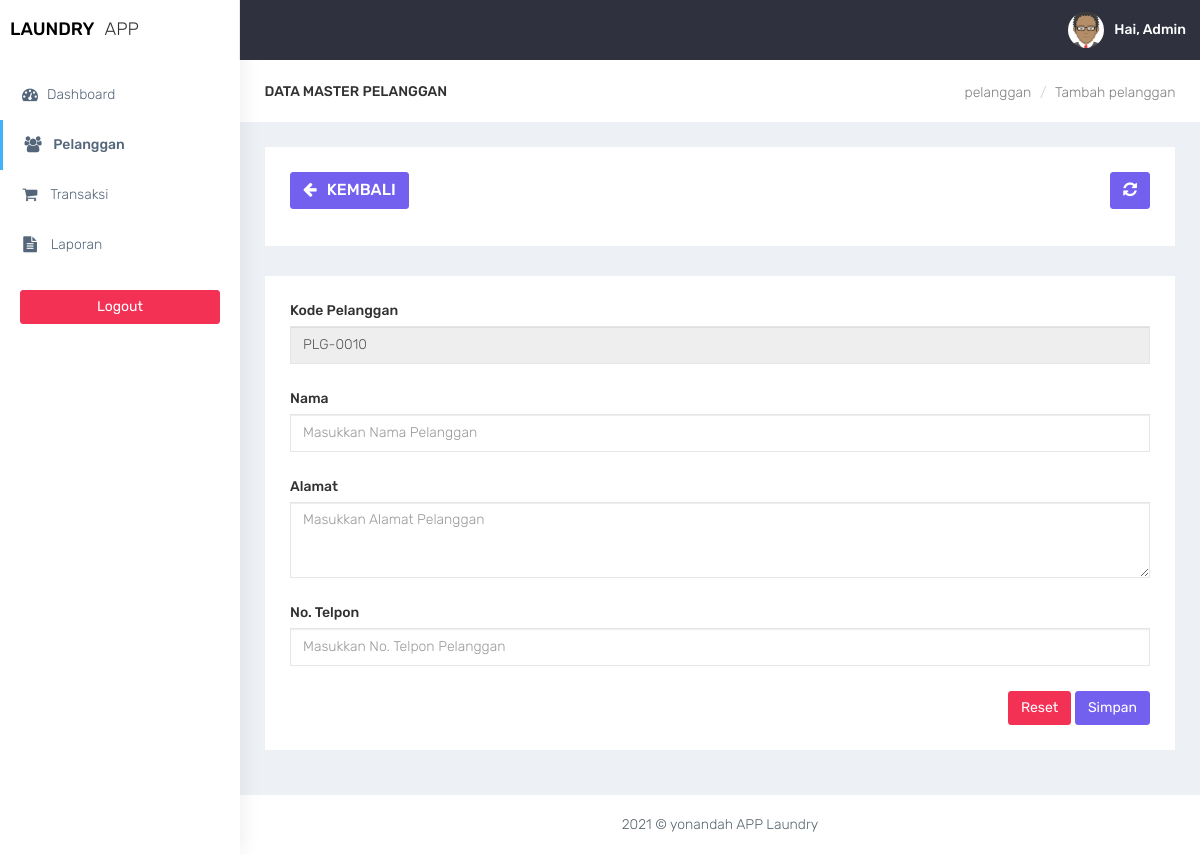
Page /pelanggan_tambahk.php (signed in) on the committed database.
### tables this page shows
CREATE TABLE `tb_user` (
  `id` int(11) NOT NULL,
  `username` varchar(100) NOT NULL,
  `nama_user` varchar(255) NOT NULL,
  `password` varchar(100) NOT NULL,
  `id_outlet` varchar(20) NOT NULL,
  `level` varchar(30) NOT NULL,
  `foto` varchar(255) NOT NULL
);

CREATE TABLE `tb_pelanggan` (
  `kode_pelanggan` varchar(10) NOT NULL,
  `nama` varchar(255) NOT NULL,
  `alamat` text NOT NULL,
  `telpon` varchar(20) NOT NULL
);

### pelanggan_tambahk.php (the view, shortened to what this page needs)
<?php
$title = 'pelanggan';
require 'koneksi.php';
$sql = $koneksi->query("select kode_pelanggan from tb_pelanggan order by kode_pelanggan desc");
$data = $sql->fetch_assoc();
$kode_pelanggan = $data['kode_pelanggan'];
$urut = substr($kode_pelanggan, 4, 4);
$tambah = (int) $urut + 1;
if (strlen($tambah) == 1) {
    $format = "PLG-" . "000" . $tambah;
} elseif (strlen($tambah) == 2) {
    $format = "PLG-" . "00" . $tambah;
} elseif (strlen($tambah) == 3) {
    $format = "PLG-" . "0" . $tambah;
} else {
    $format = "PLG-" . $tambah;
}
require 'layout_header_kasir.php';
?>
<div class="container-fluid">
    <div class="row bg-title">
        <div class="col-lg-3 col-md-4 col-sm-4 col-xs-12">
            <h4 class="page-title">Data Master pelanggan</h4>
        </div>
        <div class="col-lg-9 col-sm-8 col-md-8 col-xs-12">
            <ol class="breadcrumb">
                <li><a href="pelanggan.php">pelanggan</a></li>
                <li><a href="#">Tambah pelanggan</a></li>
            </ol>
        </div>
    </div>
    <div class="row">
        <div class="col-md-12 col-lg-12 col-sm-12 col-xs-12">
            <div class="white-box">
                <div class="row">
                    <div class="col-md-6">
                        <a href="javascript:void(0)" onclick="window.history.back();" class="btn btn-primary box-title"><i class="fa fa-arrow-left fa-fw"></i> Kembali</a>
                    </div>
                    <div class="col-md-6 text-right">
                        <button id="btn-refresh" class="btn btn-primary box-title text-right" title="Refresh Data"><i class="fa fa-refresh" id="ic-refresh"></i></button>
                    </div>
                </div>
            </div>
        </div>
    </div>
    <div class="row">
        <div class="col-md-12 col-lg-12 col-sm-12 col-xs-12">
            <div class="white-box">
                <form method="POST">
                <div class="form-group">
                        <label>Kode Pelanggan</label>
                        <input type="text" class="form-control" name="kode" value="<?php echo $format; ?>" readonly placeholder="Masukkan Kode Pelanggan">
                    </div>
                    <div class="form-group">
                        <label>Nama</label>
                        <input type="text" class="form-control" name="nama" placeholder="Masukkan Nama Pelanggan">
                    </div>
                    <div class="form-group">
                        <label>Alamat</label>
                        <textarea class="form-control" rows="3" name="alamat" placeholder="Masukkan Alamat Pelanggan"></textarea>
                    </div>
                    <div class="form-group">
                        <label>No. Telpon</label>
                        <input type="number" class="form-control" name="telpon" placeholder="Masukkan No. Telpon Pelanggan">
                    </div>
                    <div class="text-right">
                        <button type="reset" class="btn btn-danger">Reset</button>
                        <button type="submit" name="simpan" class="btn btn-primary">Simpan</button>
                    </div>
                </form>
            </div>
        </div>
    </div>
</div>
<?php
require 'layout_footer_kasir.php';
?>

### layout_header_kasir.php (shortened to what this page needs)
<!DOCTYPE html>
<html lang="en">
<head>
    <link href="assets/bootstrap/dist/css/bootstrap.min.css" rel="stylesheet">
    <link href="assets/plugins/bower_components/sidebar-nav/dist/sidebar-nav.min.css" rel="stylesheet">
    <link href="assets/plugins/bower_components/toast-master/css/jquery.toast.css" rel="stylesheet">
    <link href="assets/plugins/bower_components/morrisjs/morris.css" rel="stylesheet">
    <link href="assets/plugins/bower_components/chartist-js/dist/chartist.min.css" rel="stylesheet">
    <link href="assets/plugins/bower_components/chartist-plugin-tooltip-master/dist/chartist-plugin-tooltip.css" rel="stylesheet">
    <link rel="stylesheet" href="plugins/select2/select2.min.css">
    <link href="assets/css/animate.css" rel="stylesheet">
    <link href="assets/css/style.css" rel="stylesheet">
    <link href="assets/css/colors/default.css" id="theme" rel="stylesheet">
    <link rel="stylesheet" type="text/css" href="assets/DataTables/datatables.min.css" />
</head>
<body class="fix-header">
    <div id="wrapper">
        <nav class="navbar navbar-default navbar-static-top m-b-0">
            <div class="navbar-header">
                <div class="top-left-part">
                    <a class="logo" href="index.php">
                        <b style="color:black">
                            LAUNDRY
                        </b>
                        <span class="hidden-xs text-dark">
                            APP
                        </span>
                    </a>
                </div>
                <ul class="nav navbar-top-links navbar-right pull-right">
                    <?php
                    include "koneksi2.php";
                    if ($_SESSION['admin']) {
                        $user = $_SESSION['admin'];
                    } elseif ($_SESSION['kasir']) {
                        $user = $_SESSION['kasir'];
                    } elseif ($_SESSION['owner']) {
                        $user = $_SESSION['owner'];
                    }
                    $sql_user = $conn->query("select * from tb_user where id='$user'");
                    $data_user = $sql_user->fetch_assoc();
                    $nama = $data_user['nama_user'];
                    ?>
                    <li>
                        <a class="profile-pic" href="#"> <img src="images/<?php echo $data_user['foto'] ?>" alt="user-img" width="36" class="img-circle"><b class="hidden-xs">Hai, <?php echo $nama; ?></b></a>
                    </li>
                </ul>
            </div>
        </nav>
        <div class="navbar-default sidebar" role="navigation">
            <div class="sidebar-nav slimscrollsidebar">
                <div class="sidebar-head">
                    <h3><span class="fa-fw open-close"><i class="ti-close ti-menu"></i></span> <span class="hide-menu">Navigation</span></h3>
                </div>
                <ul class="nav" id="side-menu">
                    <li style="padding: 70px 0 0;">
                        <a href="dashboardd.php" class="waves-effect <?php if ($title == 'dashboard') {
                                                                            echo 'active';
                                                                        } ?>"><i class="fa fa-tachometer fa-fw" aria-hidden="true"></i>Dashboard</a>
                    </li>
                    <li>
                        <a href="pelanggank.php" class="waves-effect <?php if ($title == 'pelanggan') {
                                                                            echo 'active';
                                                                        } ?>"><i class="fa fa-users fa-fw" aria-hidden="true"></i> Pelanggan</a>
                    </li>
                    <li>
                        <a href="transaksik.php" class="waves-effect <?php if ($title == 'transaksi') {
                                                                            echo 'active';
                                                                        } ?>"><i class="fa fa-shopping-cart fa-fw" aria-hidden="true"></i> Transaksi</a>
                    </li>
                    <li>
                        <a href="laporank.php" class="waves-effect <?php if ($title == 'laporan') {
                                                                        echo 'active';
                                                                    } ?>"><i class="fa fa-file-text fa-fw" aria-hidden="true"></i> Laporan</a>
                    </li>
                </ul>
                <div class="center p-20">
                    <a href="logout.php" class="btn btn-danger btn-block waves-effect waves-light">Logout</a>
                </div>
            </div>
        </div>
        <div id="page-wrapper">

### assets/css/colors/default.css (style rules this page uses)
body { background: #fff; }
.top-left-part { background: #fff; }
.navbar-header { background: #2f323e; }
.navbar-top-links > li > a { color: #ffffff; }
.sidebar .sidebar-head { background: #ffffff; }
.sidebar .sidebar-head h3 { color: #686868; }
.sidebar { background: #fff; box-shadow: 1px 0px 20px rgba(0, 0, 0, 0.08); }
#side-menu li a { color: #54667a; }
#side-menu li a { color: #54667a; border-left: 0px solid #fff; }
#side-menu > li > a { border-left: 3px solid transperant; }
#side-menu > li > a.active { background: transperant; color: #54667a; border-left: 3px solid #41b3f9; font-weight: 500; }

### rows in the picture
tb_user: foto (placeholder picture), nama_user "Admin"
tb_pelanggan: kode "PLG-0010"
